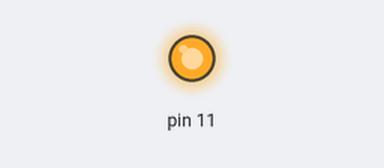
Bench run of a sketch on a simulated Arduino Uno, built with avr-gcc and run on an emulated ATmega328P. Shown: output pins drawn as LEDs (lit = HIGH). At 1.5 s the program stops and its outputs stay as they are.

Above: at 0.1 s.
Timing chart, 0 to 1.6 s (numbered marks = the images above):
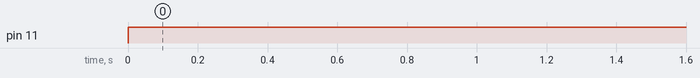

The sketch:

blink22.ino
```cpp
#define F_CPU 160000000UL
#include<AVR/IO.h>
int main(void)
{
  DDRB |= (1<<PB3);
  PORTB |= (1<<PB3);
  while(1)
  {
  PORTB&~ -(1<<PB3);
  _delay_ms(500);
  }
  return 0;
}
```

Measured:
- by itself, pin 11: LOW → HIGH at 0.00 s
